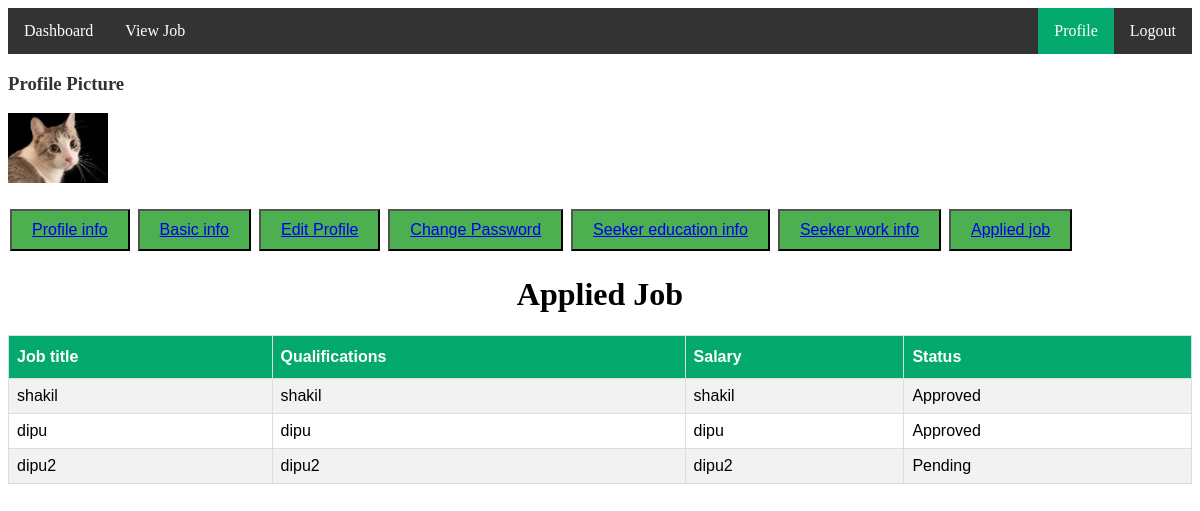
Page /appliedjob/ (signed in) on the earlier database version.
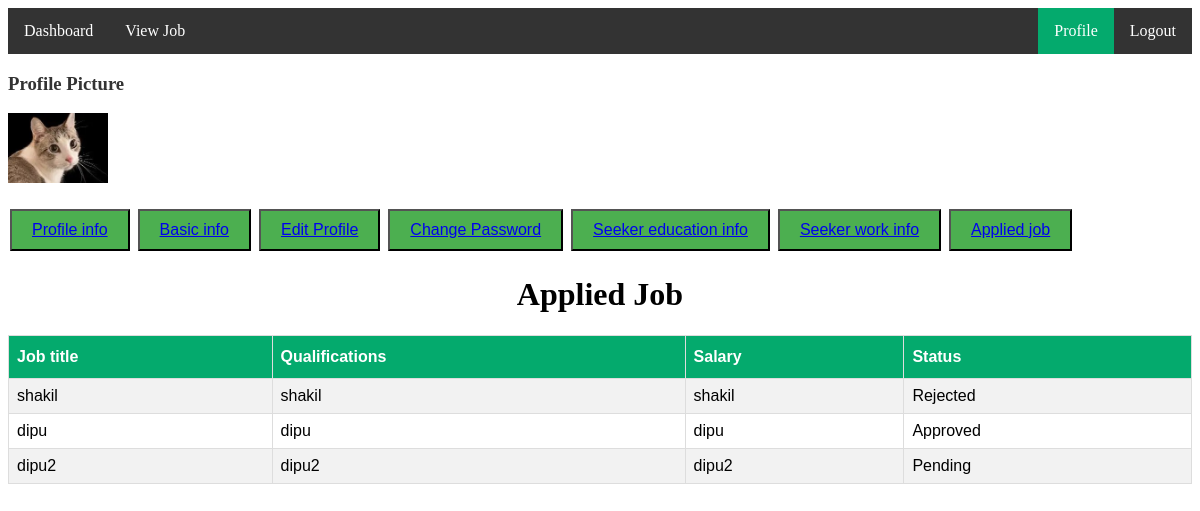
Same page on the later database version.
### jobApp/models.py (models this page shows, shortened)
class ApplyJobModel(models.Model):
    applicant=models.ForeignKey(CustomUserModel,on_delete=models.CASCADE,related_name='applicantinfo')
    applied_job=models.ForeignKey(JobModel,on_delete=models.CASCADE)
    skills=models.CharField(max_length=100)
    resume = models.FileField(upload_to='media/seeker_resume')
    seeker_profile_pic = models.ImageField(upload_to='media/seeker_profile_pic')
    qualifications = models.TextField()
    status=models.CharField(max_length=100, default="Pending")

class JobModel(models.Model):
    job_title=models.CharField(max_length=100)
    company_description=models.TextField()
    company_logo=models.ImageField(upload_to='media/company_logo')
    company_name=models.CharField(max_length=100)
    company_location=models.TextField()
    qualifications=models.CharField(max_length=100)
    deadline=models.DateField()
    salary=models.CharField(max_length=100)
    created_by=models.ForeignKey(CustomUserModel,on_delete=models.CASCADE)

### jobProject/views.py (the view)
# urls.py: path('appliedjob/',appliedjob,name='appliedjob'),
def appliedjob(request):
    current_user=request.user
    appliedjob = ApplyJobModel.objects.filter(applicant=current_user)
    jobDict={
        'appliedjob':appliedjob
    }
    return render(request,'seeker/appliedjob.html',jobDict)

### templates/seeker/appliedjob.html (shortened to what this page needs)
{% extends 'profile/baseprofile.html' %}
{% block proinfo %}
<!DOCTYPE html>
<html>
<head>
</head>
<body>
<h1 style="text-align: center;">Applied Job</h1>
<table id="customers">
  <tr>
    <th>Job title</th>
    <th>Qualifications</th>
    <th>Salary</th>
    <th>Status</th>
  </tr>
  {% for i in appliedjob %}
  <tr>
      <td>{{i.applied_job.job_title}}</td>
      <td>{{i.applied_job.qualifications}}</td>
      <td>{{i.applied_job.salary}}</td>
      <td>{{i.status}}</td>
    </tr>
    {% endfor %}
</table>
</body>
</html>
{% endblock proinfo %}

Differences in the rows shown:
changed ApplyJobModel "shakil": status "Approved" → "Rejected"
